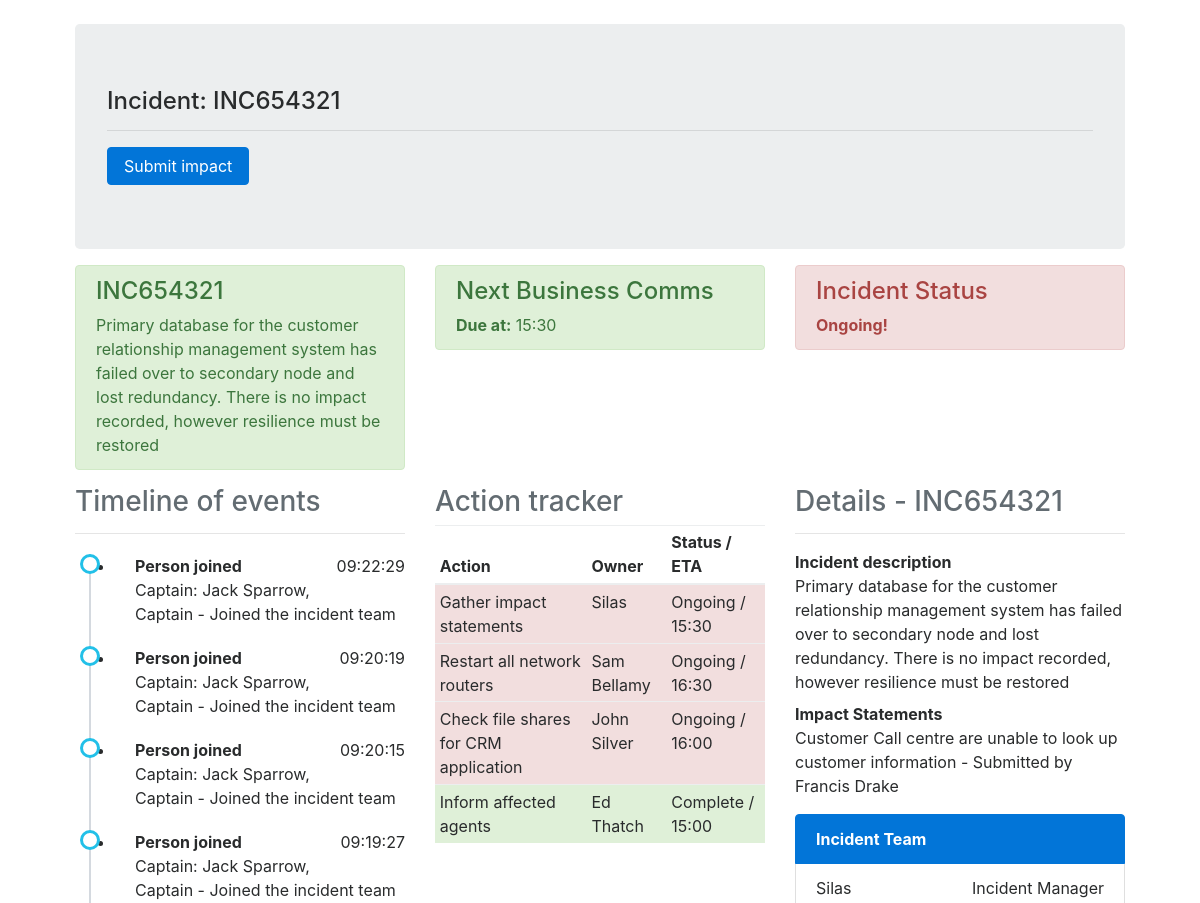
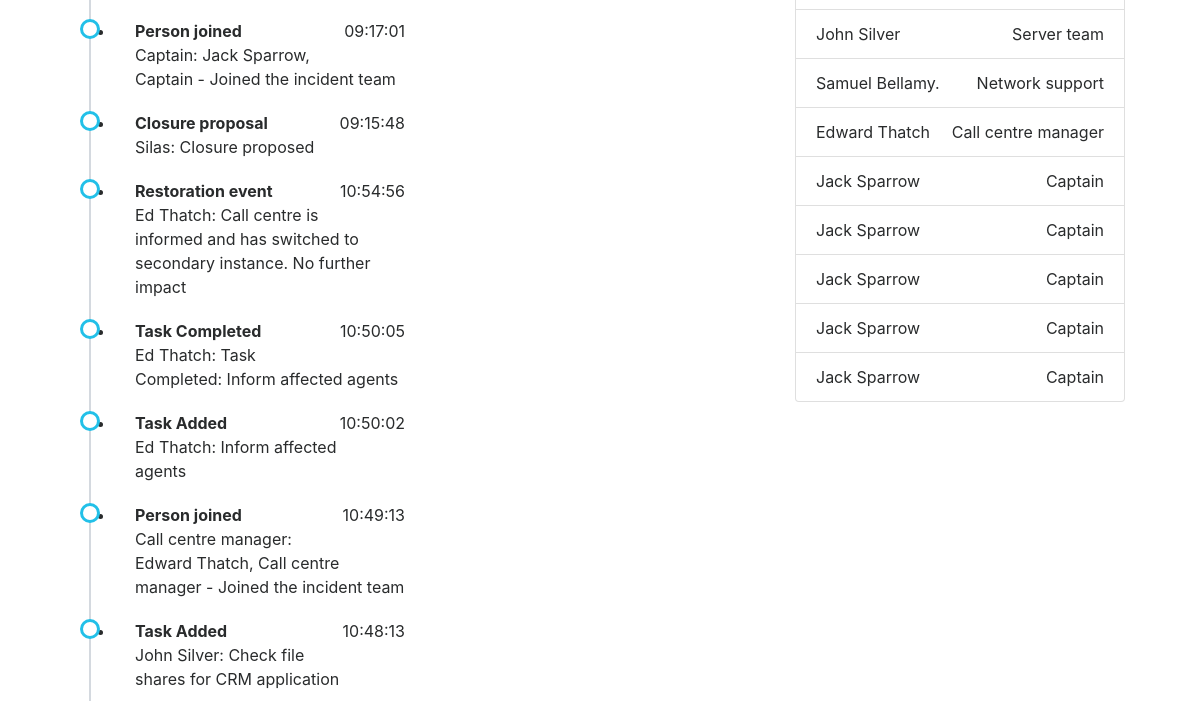
The page /dashboard/INC654321 (upper part) on the database as committed earlier (2 pictures, top to bottom).
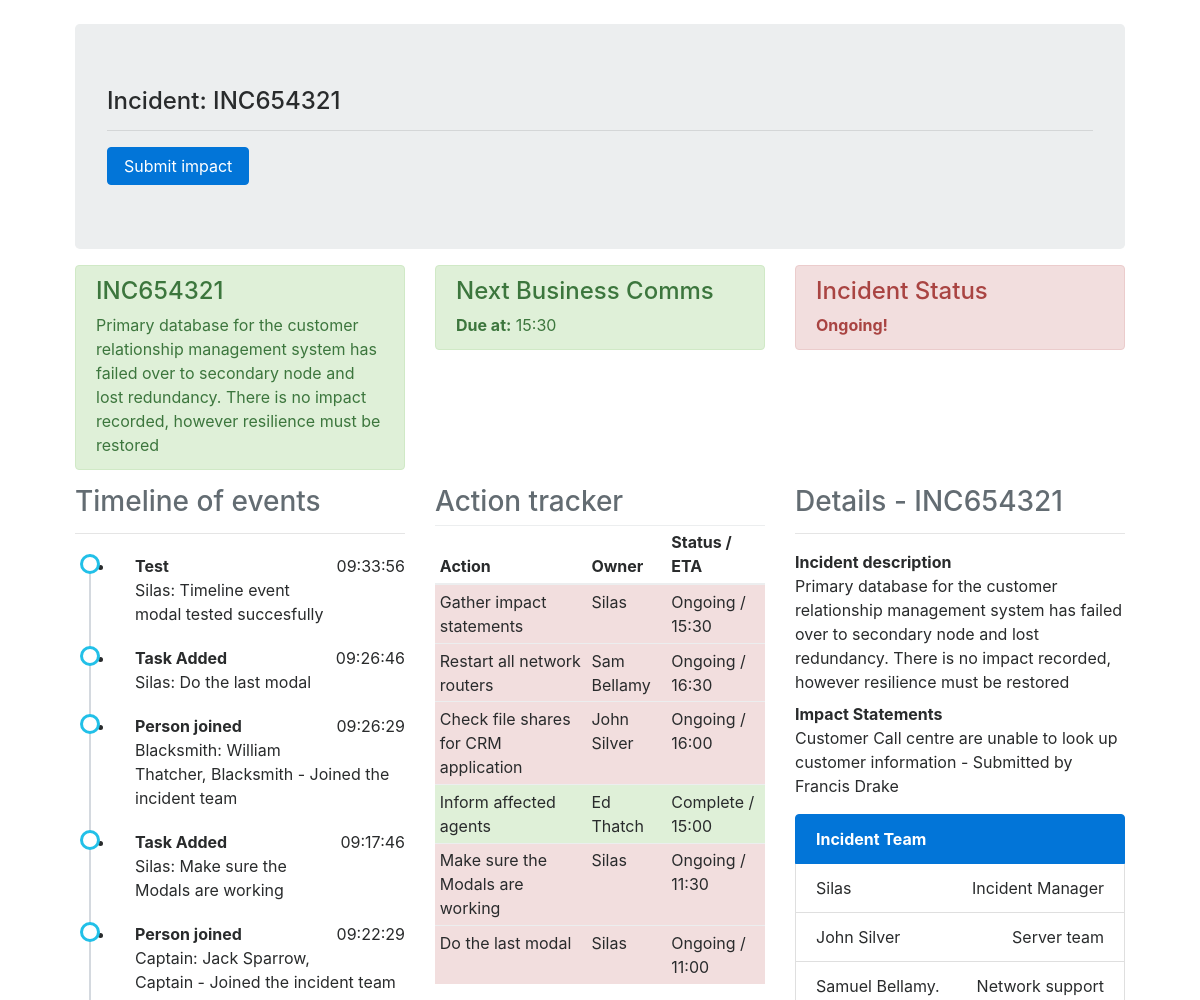
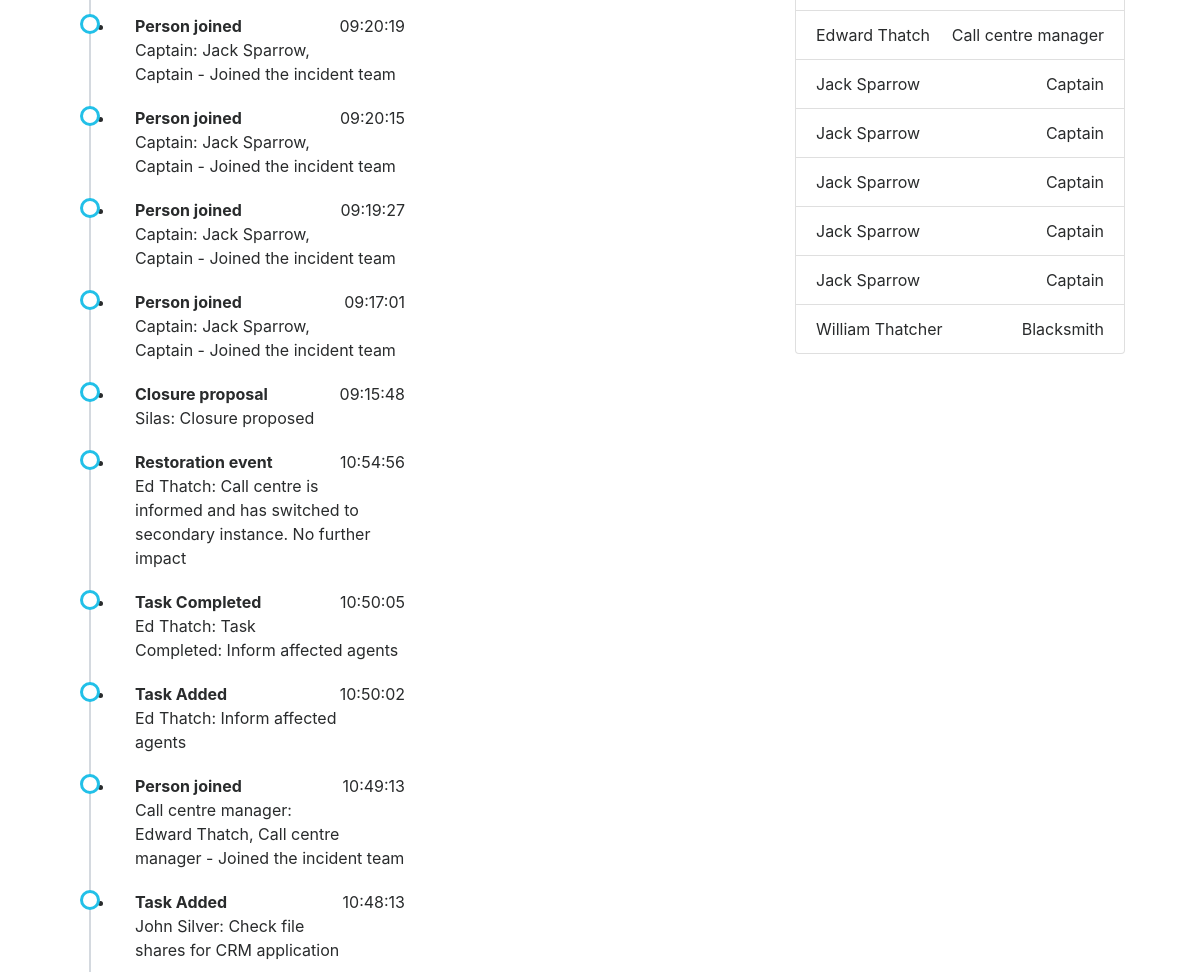
The same page on the database as committed later (2 pictures, top to bottom).
### models.py (models this page shows, shortened)
class Incident(db.Model):
    id = db.Column(db.Integer)
    incident_no = db.Column(db.String(32), primary_key=True, index=True, unique=True)
    description = db.Column(db.String(512))
    status = db.Column(db.String(32))
    inc_mgr = db.Column(db.Integer, index=True)
    start_time = db.Column(db.DateTime, index=True, default=datetime.utcnow)
    tasks = db.relationship('Task', backref='incidentno', lazy='dynamic')
    events = db.relationship('Event', backref='incidentno', lazy='dynamic')
    impactstatement = db.relationship('ImpactStatement', backref='incidentno', lazy='dynamic')
    incidentteam = db.relationship('IncMem', backref='incidentno', lazy='dynamic')

class Event(db.Model):
    id = db.Column(db.Integer, primary_key=True)
    body = db.Column(db.String(512))
    assignee = db.Column(db.String(32), index=True)
    activity = db.Column(db.String(32))
    timestamp = db.Column(db.DateTime, index=True, default=datetime.utcnow)
    incident_no = db.Column(db.String(32), db.ForeignKey('incident.incident_no'), index=True)

class Task(db.Model):
    id = db.Column(db.Integer, primary_key=True)
    incident_no = db.Column(db.String(32), db.ForeignKey('incident.incident_no'), index=True)
    body = db.Column(db.String(512))
    assignee = db.Column(db.String(32), index=True)
    eta = db.Column(db.String(32))
    status = db.Column(db.String(32))

class ImpactStatement(db.Model):
    id = db.Column(db.Integer, primary_key=True)
    incident_no = db.Column(db.String(32), db.ForeignKey('incident.incident_no'), index=True)
    body = db.Column(db.String(512))
    submitter = db.Column(db.String(32), index=True)

class IncMem(db.Model):
    id = db.Column(db.Integer, primary_key=True)
    person = db.Column(db.String(512), index=True)
    role = db.Column(db.String(32), index=True)
    incident_no = db.Column(db.String(32), db.ForeignKey('incident.incident_no'), index=True)

### simaritan/routes.py (the view)
@app.route('/dashboard/<incident>')
def dashboard(incident):
    inc = Incident.query.filter_by(incident_no=incident).first()
    if inc is None:
        return render_template('notfound.html', incident=incident, title='Not found!')
    impacts = ImpactStatement.query.filter_by(incident_no=incident).all()
    tasks = Task.query.filter_by(incident_no=incident).all()
    timeline = Event.query.filter_by(incident_no=incident).order_by(Event.timestamp.desc()).all()
    team = IncMem.query.filter_by(incident_no=incident).all()
    return render_template('dashboard.html', title='Incident Dashboard for {}'.format(inc.incident_no),
                           tasks=tasks, team=team, timeline=timeline, impacts=impacts, inc=inc)

### simaritan/templates/dashboard.html
{% extends "base.html" %}
{% block body %}
		<div class="row">
			<div class="col-md-12">
				<div class="row">
					{% include "components/header-row.html" %}
				</div>
				<div class="row">
					<div class="col-md-4">
						{% include "components/timeline.html" %}
					</div>
					<div class="col-md-4">
					{% include "components/actions.html" %}
					</div>
					<div class="col-md-4">
						{% include "components/incdetails.html" %}
						{% include "components/team.html" %}
					</div>
				</div>
			</div>
		</div>
	</div>
{% endblock %}

### simaritan/templates/base.html (shortened to what this page needs)
<!DOCTYPE html>
<html lang="en">
  <head>
	<link rel="stylesheet" href="{{ url_for('static', filename='css/bootstrap.min.css') }}">
    <link rel="stylesheet" href="{{ url_for('static', filename='css/style.css') }}">
  </head>
  <body>
	<div class="container-fluid">
		<div class="row">
			<div class="col-md-12">
                <header>
                    <div class="jumbotron">
                        <h4 class="mb-3">Incident: {% if inc %}{{inc.incident_no}}{% else %} None defined{%endif%}</h4>
                        <hr />
                        {% if inc %}
                        <a class="btn btn-primary" href="{{ url_for('submitimpact', incident=inc.incident_no) }}" role="button">Submit impact</a>
                        {% endif %}
                    </div>
                </header>
            </div>
		</div>
  {% block body %}{% endblock %}
  </body>
</html>

### simaritan/templates/components/header-row.html
<div class="col-md-4">
	<div class="alert alert-success alert-dismissable">
		<h4>
			{{inc.incident_no}}
		</h4> {{inc.description}}
	</div>
</div>
<div class="col-md-4">
	<div class="alert alert-success alert-dismissable">
		<h4>
			Next Business Comms
		</h4> <strong>Due at:</strong> 15:30
	</div>
</div>
<div class="col-md-4">
	{% if inc.status == 'open' %}
	<div class="alert alert-success alert-danger">
		<h4>
			Incident Status
		</h4> <strong>Ongoing!</strong>
	</div>
	{% else %}
		<div class="alert alert-success alert-dismissable">
		<h4>
			Incident Status
		</h4> <strong>Resolved!</strong>
	</div>
	{% endif %}
</div>

### simaritan/templates/components/timeline.html (shortened to what this page needs)
<h3 class="text-left text-muted">
	Timeline of events
</h3>
<hr />
<ul class="timeline">
	{% for tl in timeline %}
		<li>
			<strong>{{ tl.activity }}</strong>
			<p class="float-right">{{tl.timestamp.strftime('%X')}}</p>
			<p>{{ tl.assignee }}: {{ tl.body }}</p>
		</li>
	{% endfor %}
</ul>

### simaritan/templates/components/actions.html (shortened to what this page needs)
<h3 class="text-left text-muted">
	Action tracker
</h3>
<table class="table table-striped table-hover table-sm">
	<thead>
		<tr>
			<th>
				Action
			</th>
			<th>
				Owner
			</th>
			<th>
				Status / ETA
			</th>
		</tr>
    </thead>
    <tbody>
		{% for task in tasks %}
				{% if task.status == '1' %}
        	<tr class="table-success">
   	    	 	{% else %}
	    	<tr class="table-danger">
   	    	 	{% endif %}
	    		<td>
	    			{{ task.body }}
	    		</td>
	    		<td>
	    			{{ task.assignee }}
	    		</td>
	    		<td>
					{% if task.status == 'Complete' %}
						Complete
					{% elif task.status == '1' %}
	    				Complete
					{% else %}
						Ongoing
					{% endif %} / {{ task.eta }}
	    		</td>
	    	</tr>
    	{% endfor %}
    </tbody>
</table>

### simaritan/templates/components/incdetails.html
<h3 class="text-left text-muted">
	Details - {{ inc.incident_no }}
</h3>
<hr />
<dl>
	<dt>
		Incident description
	</dt>
	<dd>
		{{ inc.description }}
	</dd>
	<dt>
		Impact Statements
	</dt>
	{% for statement in impacts %}
	<dd>
		{{ statement.body }} - Submitted by {{statement.submitter }}
	</dd>
	{% endfor %}
</dl>

### simaritan/templates/components/team.html (shortened to what this page needs)
<div class="list-group">
	<strong href="#" class="list-group-item list-group-item-action active">
		Incident Team
	</strong>
	{% for member in team %}
		<div class="list-group-item justify-content-between">
			{{ member.person }} <span class="">{{ member.role }}</span>
		</div>
	{% endfor %}
</div>

### simaritan/static/css/style.css (style rules this page uses)
ul.timeline:before { content: ' '; background: #d4d9df; display: inline-block; position: absolute; left: 29px; width: 2px; height: 100%; z-index: 400; }
ul.timeline > li { margin: 20px 0; padding-left: 20px; }
ul.timeline > li:before { content: ' '; background: white; display: inline-block; position: absolute; border-radius: 50%; border: 3px solid #22c0e8; left: 20px; width: 20px; height: 20px; z-index: 400; }

Rows that differ between the two databases and show on the page:
added Event: activity "Test", timestamp "09:33:56", assignee "Silas", body "Timeline event modal tested succesfully"
added Event: activity "Task Added", timestamp "09:26:46", assignee "Silas", body "Do the last modal"
added Event: activity "Person joined", timestamp "09:26:29", assignee "Blacksmith", body "William Thatcher, Blacksmith - Joined the incident team"
added Event: activity "Task Added", timestamp "09:17:46", assignee "Silas", body "Make sure the Modals are working"
added Task: body "Make sure the Modals are working", assignee "Silas", status "Ongoing", eta "11:30"
added Task: body "Do the last modal", assignee "Silas", status "Ongoing", eta "11:00"
added IncMem: person "William Thatcher", role "Blacksmith"
